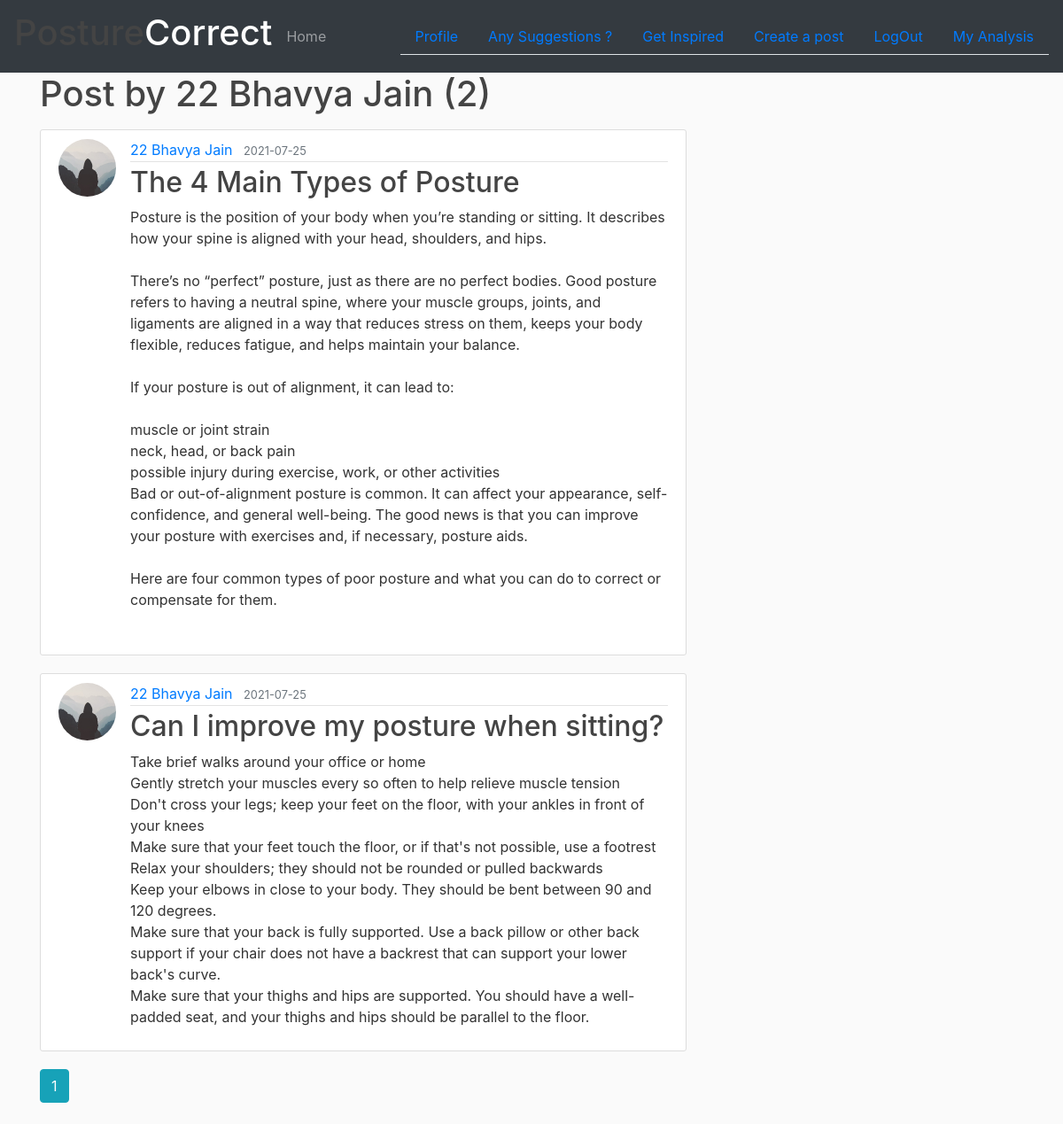
Page /user/22 Bhavya Jain (signed in) on the committed database.
### se_hackethon_project/models.py (models this page shows, shortened)
class User(db.Model,UserMixin):
    id = db.Column(db.Integer,primary_key=True)
    name = db.Column(db.String(20),nullable=False)
    email = db.Column(db.String(120),unique=True,nullable=False)
    image_file = db.Column(db.String(20),nullable=False,default = 'default.jpg')
    password = db.Column(db.String(60),nullable=False)
    posts = db.relationship('Post', backref='author', lazy=True)
    feedbacks = db.relationship('Feedback',backref='customer',lazy=True)
    analyzeSessions = db.relationship('Accuracy',backref='results',lazy=True)

class Post(db.Model):
    id = db.Column(db.Integer,primary_key = True)
    title = db.Column(db.String(100),nullable = False)
    date_posted = db.Column(db.DateTime,nullable = False,default = datetime.utcnow)
    content = db.Column(db.Text,nullable=False)
    image_file = db.Column(db.String(20),nullable=False,default = 'default1.jpg')
    user_id = db.Column(db.Integer, db.ForeignKey('user.id'), nullable=False)

### se_hackethon_project/routes.py (the view)
@app.route("/user/<string:username>")
def user_posts(username):
    page = request.args.get('page', 1, type=int)
    user = User.query.filter_by(name=username).first_or_404()
    posts = Post.query.filter_by(author=user).order_by(
        Post.date_posted.desc()).paginate(page=page, per_page=2)
    return render_template('user_posts.html', posts=posts, user=user)

### se_hackethon_project/models.py (called while the page is built)
@login_manager.user_loader
def load_user(user_id):
    return User.query.get(int(user_id))

### se_hackethon_project/templates/user_posts.html
{% extends 'layout.html' %}
{% block content %}
  <h1 class="mb-3">Post by {{ user.name }} ({{posts.total}})</h1>
  {% for post in posts.items %}
      <article class="media content-section">
        <img class="rounded-circle article-img" src="{{ url_for('static',filename = 'profile_pics/' + post.author.image_file) }}">
        <div class="media-body">
          <div class="article-metadata">
            <a class="mr-2" href="{{ url_for('user_posts',username=post.author.name) }}">{{ post.author.name }}</a>
            <small class="text-muted">{{ post.date_posted.strftime("%Y-%m-%d") }}</small>
          </div>
          <h2><a class="article-title" href="{{ url_for('post',post_id = post.id) }}">{{ post.title }}</a></h2>
          <p class="article-content">{{ post.content }}</p>
        </div>
      </article>
  {% endfor %}
  {% for page_num in posts.iter_pages(left_edge=1,right_edge=1,left_current=1,right_current=2) %}
    {% if page_num %}
      {% if posts.page == page_num %}
        <a class="btn btn-info mb-4" href="{{url_for('user_posts',username = user.name,page=page_num)}}">{{page_num}}</a>
      {% else %}
        <a class="btn btn-outline-info mb-4" href="{{url_for('user_posts',username = user.name,page=page_num)}}">{{page_num}}</a>
      {% endif %}
    {% else %}
      ...
    {% endif %}
  {% endfor %}
{% endblock content %}

### se_hackethon_project/static/main.css (style rules this page uses)
body { background: #fafafa; color: #333333; }
h1, h2, h3, h4, h5, h6 { color: #444444; }
.content-section { background: #ffffff; padding: 10px 20px; border: 1px solid #dddddd; border-radius: 3px; margin-bottom: 20px; }
.article-title { color: #444444; }
.article-content { white-space: pre-line; }
.article-img { height: 65px; width: 65px; margin-right: 16px; }
.article-metadata { padding-bottom: 1px; margin-bottom: 4px; border-bottom: 1px solid #e3e3e3 }

### rows in the picture
User: name "22 Bhavya Jain"
Post: image_file (placeholder picture), author.name "22 Bhavya Jain", date_posted "2021-07-25", title "The 4 Main Types of Posture", content "Posture is the position of your body when you’re standing or sitting. It describes how your spine is aligned with your head, shoulders, and hips. There’s no “perfect” posture, just as there are no perfect bodies. Good posture refers to having a neutral spine, where your muscle groups, joints, and ligaments are aligned in a way that reduces stress on them, keeps your body flexible, reduces fatigue, and helps maintain your balance. If your posture is out of alignment, it can lead to: muscle or joint strain neck, head, or back pain possible injury during exercise, work, or other activities Bad or out-of-alignment posture is common. It can affect your appearance, self-confidence, and general…"
Post: image_file (placeholder picture), author.name "22 Bhavya Jain", date_posted "2021-07-25", title "Can I improve my posture when sitting?", content "Take brief walks around your office or home Gently stretch your muscles every so often to help relieve muscle tension Don't cross your legs; keep your feet on the floor, with your ankles in front of your knees Make sure that your feet touch the floor, or if that's not possible, use a footrest Relax your shoulders; they should not be rounded or pulled backwards Keep your elbows in close to your body. They should be bent between 90 and 120 degrees. Make sure that your back is fully supported. Use a back pillow or other back support if your chair does not have a backrest that can support your lower back's curve. Make sure that your thighs and hips are supported. You should have a well-padded…"

### other values in the picture
{{ posts.total }} "2"
{{ page_num }} "1"
